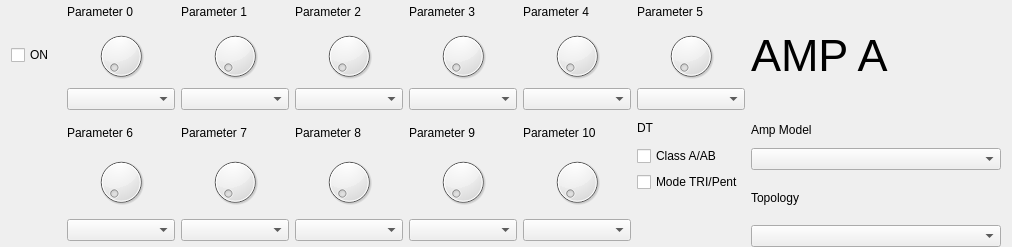
<?xml version="1.0" encoding="UTF-8"?>
<ui version="4.0">
 <class>AmpUI</class>
 <widget class="QWidget" name="AmpUI">
  <property name="geometry">
   <rect>
    <x>0</x>
    <y>0</y>
    <width>1012</width>
    <height>247</height>
   </rect>
  </property>
  <property name="minimumSize">
   <size>
    <width>0</width>
    <height>247</height>
   </size>
  </property>
  <property name="maximumSize">
   <size>
    <width>16777215</width>
    <height>252</height>
   </size>
  </property>
  <property name="windowTitle">
   <string>Form</string>
  </property>
  <layout class="QGridLayout" name="gridLayout_7">
   <property name="topMargin">
    <number>0</number>
   </property>
   <property name="bottomMargin">
    <number>0</number>
   </property>
   <item row="0" column="5">
    <widget class="QWidget" name="param4Container" native="true">
     <layout class="QVBoxLayout" name="verticalLayout_4">
      <property name="leftMargin">
       <number>0</number>
      </property>
      <property name="topMargin">
       <number>0</number>
      </property>
      <property name="rightMargin">
       <number>0</number>
      </property>
      <property name="bottomMargin">
       <number>0</number>
      </property>
      <item>
       <widget class="QLabel" name="param4Lbl">
        <property name="minimumSize">
         <size>
          <width>0</width>
          <height>24</height>
         </size>
        </property>
        <property name="maximumSize">
         <size>
          <width>16777215</width>
          <height>24</height>
         </size>
        </property>
        <property name="text">
         <string>Parameter 4</string>
        </property>
       </widget>
      </item>
      <item>
       <widget class="QWidget" name="param4Mid" native="true">
        <property name="minimumSize">
         <size>
          <width>0</width>
          <height>52</height>
         </size>
        </property>
        <property name="maximumSize">
         <size>
          <width>16777215</width>
          <height>52</height>
         </size>
        </property>
        <layout class="QGridLayout" name="gridLayout_5">
         <property name="leftMargin">
          <number>0</number>
         </property>
         <property name="topMargin">
          <number>0</number>
         </property>
         <property name="rightMargin">
          <number>0</number>
         </property>
         <property name="bottomMargin">
          <number>0</number>
         </property>
         <property name="spacing">
          <number>0</number>
         </property>
         <item row="0" column="0">
          <widget class="QDial" name="param4Knob"/>
         </item>
        </layout>
       </widget>
      </item>
      <item>
       <widget class="QComboBox" name="param4Value">
        <property name="minimumSize">
         <size>
          <width>0</width>
          <height>0</height>
         </size>
        </property>
        <property name="maximumSize">
         <size>
          <width>16777215</width>
          <height>16777215</height>
         </size>
        </property>
       </widget>
      </item>
     </layout>
    </widget>
   </item>
   <item row="1" column="2">
    <widget class="QWidget" name="param7Container" native="true">
     <layout class="QVBoxLayout" name="verticalLayout_10">
      <property name="spacing">
       <number>6</number>
      </property>
      <property name="leftMargin">
       <number>0</number>
      </property>
      <property name="topMargin">
       <number>0</number>
      </property>
      <property name="rightMargin">
       <number>0</number>
      </property>
      <property name="bottomMargin">
       <number>0</number>
      </property>
      <item>
       <widget class="QLabel" name="param7Lbl">
        <property name="minimumSize">
         <size>
          <width>0</width>
          <height>24</height>
         </size>
        </property>
        <property name="maximumSize">
         <size>
          <width>16777215</width>
          <height>24</height>
         </size>
        </property>
        <property name="text">
         <string>Parameter 7</string>
        </property>
       </widget>
      </item>
      <item>
       <widget class="QWidget" name="param7Mid" native="true">
        <property name="minimumSize">
         <size>
          <width>0</width>
          <height>52</height>
         </size>
        </property>
        <property name="maximumSize">
         <size>
          <width>16777215</width>
          <height>52</height>
         </size>
        </property>
        <layout class="QGridLayout" name="gridLayout_10">
         <property name="leftMargin">
          <number>0</number>
         </property>
         <property name="topMargin">
          <number>0</number>
         </property>
         <property name="rightMargin">
          <number>0</number>
         </property>
         <property name="bottomMargin">
          <number>0</number>
         </property>
         <property name="spacing">
          <number>0</number>
         </property>
         <item row="0" column="0">
          <widget class="QDial" name="param7Knob"/>
         </item>
        </layout>
       </widget>
      </item>
      <item>
       <widget class="QComboBox" name="param7Value">
        <property name="minimumSize">
         <size>
          <width>0</width>
          <height>0</height>
         </size>
        </property>
        <property name="maximumSize">
         <size>
          <width>16777215</width>
          <height>16777215</height>
         </size>
        </property>
       </widget>
      </item>
     </layout>
    </widget>
   </item>
   <item row="0" column="1">
    <widget class="QWidget" name="param0Container" native="true">
     <layout class="QVBoxLayout" name="verticalLayout_5">
      <property name="spacing">
       <number>6</number>
      </property>
      <property name="leftMargin">
       <number>0</number>
      </property>
      <property name="topMargin">
       <number>0</number>
      </property>
      <property name="rightMargin">
       <number>0</number>
      </property>
      <property name="bottomMargin">
       <number>0</number>
      </property>
      <item>
       <widget class="QLabel" name="param0Lbl">
        <property name="minimumSize">
         <size>
          <width>0</width>
          <height>24</height>
         </size>
        </property>
        <property name="maximumSize">
         <size>
          <width>16777215</width>
          <height>24</height>
         </size>
        </property>
        <property name="text">
         <string>Parameter 0</string>
        </property>
       </widget>
      </item>
      <item>
       <widget class="QWidget" name="param0Mid" native="true">
        <property name="minimumSize">
         <size>
          <width>0</width>
          <height>52</height>
         </size>
        </property>
        <property name="maximumSize">
         <size>
          <width>16777215</width>
          <height>52</height>
         </size>
        </property>
        <layout class="QGridLayout" name="gridLayout_4">
         <property name="leftMargin">
          <number>0</number>
         </property>
         <property name="topMargin">
          <number>0</number>
         </property>
         <property name="rightMargin">
          <number>0</number>
         </property>
         <property name="bottomMargin">
          <number>0</number>
         </property>
         <property name="spacing">
          <number>0</number>
         </property>
         <item row="0" column="0">
          <widget class="QDial" name="param0Knob"/>
         </item>
        </layout>
       </widget>
      </item>
      <item>
       <widget class="QComboBox" name="param0Value">
        <property name="minimumSize">
         <size>
          <width>0</width>
          <height>0</height>
         </size>
        </property>
        <property name="maximumSize">
         <size>
          <width>16777215</width>
          <height>16777215</height>
         </size>
        </property>
       </widget>
      </item>
     </layout>
    </widget>
   </item>
   <item row="0" column="0">
    <widget class="QCheckBox" name="onStatus">
     <property name="minimumSize">
      <size>
       <width>50</width>
       <height>0</height>
      </size>
     </property>
     <property name="maximumSize">
      <size>
       <width>50</width>
       <height>16777215</height>
      </size>
     </property>
     <property name="text">
      <string>ON</string>
     </property>
    </widget>
   </item>
   <item row="1" column="4">
    <widget class="QWidget" name="param9Container" native="true">
     <layout class="QVBoxLayout" name="verticalLayout_12">
      <property name="spacing">
       <number>6</number>
      </property>
      <property name="leftMargin">
       <number>0</number>
      </property>
      <property name="topMargin">
       <number>0</number>
      </property>
      <property name="rightMargin">
       <number>0</number>
      </property>
      <property name="bottomMargin">
       <number>0</number>
      </property>
      <item>
       <widget class="QLabel" name="param9Lbl">
        <property name="minimumSize">
         <size>
          <width>0</width>
          <height>24</height>
         </size>
        </property>
        <property name="maximumSize">
         <size>
          <width>16777215</width>
          <height>24</height>
         </size>
        </property>
        <property name="text">
         <string>Parameter 9</string>
        </property>
       </widget>
      </item>
      <item>
       <widget class="QWidget" name="param9Mid" native="true">
        <property name="minimumSize">
         <size>
          <width>0</width>
          <height>52</height>
         </size>
        </property>
        <property name="maximumSize">
         <size>
          <width>16777215</width>
          <height>52</height>
         </size>
        </property>
        <layout class="QGridLayout" name="gridLayout_12">
         <property name="leftMargin">
          <number>0</number>
         </property>
         <property name="topMargin">
          <number>0</number>
         </property>
         <property name="rightMargin">
          <number>0</number>
         </property>
         <property name="bottomMargin">
          <number>0</number>
         </property>
         <property name="spacing">
          <number>0</number>
         </property>
         <item row="0" column="0">
          <widget class="QDial" name="param9Knob"/>
         </item>
        </layout>
       </widget>
      </item>
      <item>
       <widget class="QComboBox" name="param9Value">
        <property name="minimumSize">
         <size>
          <width>0</width>
          <height>0</height>
         </size>
        </property>
        <property name="maximumSize">
         <size>
          <width>16777215</width>
          <height>16777215</height>
         </size>
        </property>
       </widget>
      </item>
     </layout>
    </widget>
   </item>
   <item row="1" column="3">
    <widget class="QWidget" name="param8Container" native="true">
     <layout class="QVBoxLayout" name="verticalLayout_11">
      <property name="spacing">
       <number>6</number>
      </property>
      <property name="leftMargin">
       <number>0</number>
      </property>
      <property name="topMargin">
       <number>0</number>
      </property>
      <property name="rightMargin">
       <number>0</number>
      </property>
      <property name="bottomMargin">
       <number>0</number>
      </property>
      <item>
       <widget class="QLabel" name="param8Lbl">
        <property name="minimumSize">
         <size>
          <width>0</width>
          <height>24</height>
         </size>
        </property>
        <property name="maximumSize">
         <size>
          <width>16777215</width>
          <height>24</height>
         </size>
        </property>
        <property name="text">
         <string>Parameter 8</string>
        </property>
       </widget>
      </item>
      <item>
       <widget class="QWidget" name="param8Mid" native="true">
        <property name="minimumSize">
         <size>
          <width>0</width>
          <height>52</height>
         </size>
        </property>
        <property name="maximumSize">
         <size>
          <width>16777215</width>
          <height>52</height>
         </size>
        </property>
        <layout class="QGridLayout" name="gridLayout_11">
         <property name="leftMargin">
          <number>0</number>
         </property>
         <property name="topMargin">
          <number>0</number>
         </property>
         <property name="rightMargin">
          <number>0</number>
         </property>
         <property name="bottomMargin">
          <number>0</number>
         </property>
         <property name="spacing">
          <number>0</number>
         </property>
         <item row="0" column="0">
          <widget class="QDial" name="param8Knob"/>
         </item>
        </layout>
       </widget>
      </item>
      <item>
       <widget class="QComboBox" name="param8Value">
        <property name="minimumSize">
         <size>
          <width>0</width>
          <height>0</height>
         </size>
        </property>
        <property name="maximumSize">
         <size>
          <width>16777215</width>
          <height>16777215</height>
         </size>
        </property>
       </widget>
      </item>
     </layout>
    </widget>
   </item>
   <item row="0" column="3">
    <widget class="QWidget" name="param2Container" native="true">
     <layout class="QVBoxLayout" name="verticalLayout">
      <property name="leftMargin">
       <number>0</number>
      </property>
      <property name="topMargin">
       <number>0</number>
      </property>
      <property name="rightMargin">
       <number>0</number>
      </property>
      <property name="bottomMargin">
       <number>0</number>
      </property>
      <item>
       <widget class="QLabel" name="param2Lbl">
        <property name="minimumSize">
         <size>
          <width>0</width>
          <height>24</height>
         </size>
        </property>
        <property name="maximumSize">
         <size>
          <width>16777215</width>
          <height>24</height>
         </size>
        </property>
        <property name="text">
         <string>Parameter 2</string>
        </property>
       </widget>
      </item>
      <item>
       <widget class="QWidget" name="param2Mid" native="true">
        <property name="minimumSize">
         <size>
          <width>0</width>
          <height>52</height>
         </size>
        </property>
        <property name="maximumSize">
         <size>
          <width>16777215</width>
          <height>52</height>
         </size>
        </property>
        <layout class="QGridLayout" name="gridLayout_2">
         <property name="leftMargin">
          <number>0</number>
         </property>
         <property name="topMargin">
          <number>0</number>
         </property>
         <property name="rightMargin">
          <number>0</number>
         </property>
         <property name="bottomMargin">
          <number>0</number>
         </property>
         <property name="spacing">
          <number>0</number>
         </property>
         <item row="0" column="0">
          <widget class="QDial" name="param2Knob"/>
         </item>
        </layout>
       </widget>
      </item>
      <item>
       <widget class="QComboBox" name="param2Value">
        <property name="minimumSize">
         <size>
          <width>0</width>
          <height>0</height>
         </size>
        </property>
        <property name="maximumSize">
         <size>
          <width>16777215</width>
          <height>16777215</height>
         </size>
        </property>
       </widget>
      </item>
     </layout>
    </widget>
   </item>
   <item row="0" column="4">
    <widget class="QWidget" name="param3Container" native="true">
     <layout class="QVBoxLayout" name="verticalLayout_3">
      <property name="leftMargin">
       <number>0</number>
      </property>
      <property name="topMargin">
       <number>0</number>
      </property>
      <property name="rightMargin">
       <number>0</number>
      </property>
      <property name="bottomMargin">
       <number>0</number>
      </property>
      <item>
       <widget class="QLabel" name="param3Lbl">
        <property name="minimumSize">
         <size>
          <width>0</width>
          <height>24</height>
         </size>
        </property>
        <property name="maximumSize">
         <size>
          <width>16777215</width>
          <height>24</height>
         </size>
        </property>
        <property name="text">
         <string>Parameter 3</string>
        </property>
       </widget>
      </item>
      <item>
       <widget class="QWidget" name="param3Mid" native="true">
        <property name="minimumSize">
         <size>
          <width>0</width>
          <height>52</height>
         </size>
        </property>
        <property name="maximumSize">
         <size>
          <width>16777215</width>
          <height>52</height>
         </size>
        </property>
        <layout class="QGridLayout" name="gridLayout_3">
         <property name="leftMargin">
          <number>0</number>
         </property>
         <property name="topMargin">
          <number>0</number>
         </property>
         <property name="rightMargin">
          <number>0</number>
         </property>
         <property name="bottomMargin">
          <number>0</number>
         </property>
         <property name="spacing">
          <number>0</number>
         </property>
         <item row="0" column="0">
          <widget class="QDial" name="param3Knob"/>
         </item>
        </layout>
       </widget>
      </item>
      <item>
       <widget class="QComboBox" name="param3Value">
        <property name="minimumSize">
         <size>
          <width>0</width>
          <height>0</height>
         </size>
        </property>
        <property name="maximumSize">
         <size>
          <width>16777215</width>
          <height>16777215</height>
         </size>
        </property>
       </widget>
      </item>
     </layout>
    </widget>
   </item>
   <item row="1" column="5">
    <widget class="QWidget" name="param10Container" native="true">
     <layout class="QVBoxLayout" name="verticalLayout_13">
      <property name="spacing">
       <number>6</number>
      </property>
      <property name="leftMargin">
       <number>0</number>
      </property>
      <property name="topMargin">
       <number>0</number>
      </property>
      <property name="rightMargin">
       <number>0</number>
      </property>
      <property name="bottomMargin">
       <number>0</number>
      </property>
      <item>
       <widget class="QLabel" name="param10Lbl">
        <property name="minimumSize">
         <size>
          <width>0</width>
          <height>24</height>
         </size>
        </property>
        <property name="maximumSize">
         <size>
          <width>16777215</width>
          <height>24</height>
         </size>
        </property>
        <property name="text">
         <string>Parameter 10</string>
        </property>
       </widget>
      </item>
      <item>
       <widget class="QWidget" name="param10Mid" native="true">
        <property name="minimumSize">
         <size>
          <width>0</width>
          <height>52</height>
         </size>
        </property>
        <property name="maximumSize">
         <size>
          <width>16777215</width>
          <height>52</height>
         </size>
        </property>
        <layout class="QGridLayout" name="gridLayout_13">
         <property name="leftMargin">
          <number>0</number>
         </property>
         <property name="topMargin">
          <number>0</number>
         </property>
         <property name="rightMargin">
          <number>0</number>
         </property>
         <property name="bottomMargin">
          <number>0</number>
         </property>
         <property name="spacing">
          <number>0</number>
         </property>
         <item row="0" column="0">
          <widget class="QDial" name="param10Knob"/>
         </item>
        </layout>
       </widget>
      </item>
      <item>
       <widget class="QComboBox" name="param10Value">
        <property name="minimumSize">
         <size>
          <width>0</width>
          <height>0</height>
         </size>
        </property>
        <property name="maximumSize">
         <size>
          <width>16777215</width>
          <height>16777215</height>
         </size>
        </property>
       </widget>
      </item>
     </layout>
    </widget>
   </item>
   <item row="0" column="2">
    <widget class="QWidget" name="param1Container" native="true">
     <layout class="QVBoxLayout" name="verticalLayout_2">
      <property name="spacing">
       <number>6</number>
      </property>
      <property name="leftMargin">
       <number>0</number>
      </property>
      <property name="topMargin">
       <number>0</number>
      </property>
      <property name="rightMargin">
       <number>0</number>
      </property>
      <property name="bottomMargin">
       <number>0</number>
      </property>
      <item>
       <widget class="QLabel" name="param1Lbl">
        <property name="minimumSize">
         <size>
          <width>0</width>
          <height>24</height>
         </size>
        </property>
        <property name="maximumSize">
         <size>
          <width>16777215</width>
          <height>24</height>
         </size>
        </property>
        <property name="text">
         <string>Parameter 1</string>
        </property>
       </widget>
      </item>
      <item>
       <widget class="QWidget" name="param1Mid" native="true">
        <property name="minimumSize">
         <size>
          <width>0</width>
          <height>52</height>
         </size>
        </property>
        <property name="maximumSize">
         <size>
          <width>16777215</width>
          <height>52</height>
         </size>
        </property>
        <layout class="QGridLayout" name="gridLayout">
         <property name="leftMargin">
          <number>0</number>
         </property>
         <property name="topMargin">
          <number>0</number>
         </property>
         <property name="rightMargin">
          <number>0</number>
         </property>
         <property name="bottomMargin">
          <number>0</number>
         </property>
         <property name="spacing">
          <number>0</number>
         </property>
         <item row="0" column="0">
          <widget class="QDial" name="param1Knob"/>
         </item>
        </layout>
       </widget>
      </item>
      <item>
       <widget class="QComboBox" name="param1Value">
        <property name="minimumSize">
         <size>
          <width>0</width>
          <height>0</height>
         </size>
        </property>
        <property name="maximumSize">
         <size>
          <width>16777215</width>
          <height>16777215</height>
         </size>
        </property>
       </widget>
      </item>
     </layout>
    </widget>
   </item>
   <item row="1" column="1">
    <widget class="QWidget" name="param6Container" native="true">
     <layout class="QVBoxLayout" name="verticalLayout_9">
      <property name="spacing">
       <number>6</number>
      </property>
      <property name="leftMargin">
       <number>0</number>
      </property>
      <property name="topMargin">
       <number>0</number>
      </property>
      <property name="rightMargin">
       <number>0</number>
      </property>
      <property name="bottomMargin">
       <number>0</number>
      </property>
      <item>
       <widget class="QLabel" name="param6Lbl">
        <property name="minimumSize">
         <size>
          <width>0</width>
          <height>24</height>
         </size>
        </property>
        <property name="maximumSize">
         <size>
          <width>16777215</width>
          <height>24</height>
         </size>
        </property>
        <property name="text">
         <string>Parameter 6</string>
        </property>
       </widget>
      </item>
      <item>
       <widget class="QWidget" name="param6Mid" native="true">
        <property name="minimumSize">
         <size>
          <width>0</width>
          <height>52</height>
         </size>
        </property>
        <property name="maximumSize">
         <size>
          <width>16777215</width>
          <height>52</height>
         </size>
        </property>
        <layout class="QGridLayout" name="gridLayout_9">
         <property name="leftMargin">
          <number>0</number>
         </property>
         <property name="topMargin">
          <number>0</number>
         </property>
         <property name="rightMargin">
          <number>0</number>
         </property>
         <property name="bottomMargin">
          <number>0</number>
         </property>
         <property name="spacing">
          <number>0</number>
         </property>
         <item row="0" column="0">
          <widget class="QDial" name="param6Knob"/>
         </item>
        </layout>
       </widget>
      </item>
      <item>
       <widget class="QComboBox" name="param6Value">
        <property name="minimumSize">
         <size>
          <width>0</width>
          <height>0</height>
         </size>
        </property>
        <property name="maximumSize">
         <size>
          <width>16777215</width>
          <height>16777215</height>
         </size>
        </property>
       </widget>
      </item>
     </layout>
    </widget>
   </item>
   <item row="0" column="7">
    <widget class="QLabel" name="AmpName">
     <property name="font">
      <font>
       <pointsize>34</pointsize>
      </font>
     </property>
     <property name="text">
      <string>AMP A</string>
     </property>
    </widget>
   </item>
   <item row="1" column="7">
    <widget class="QWidget" name="fxModelWidget" native="true">
     <property name="sizePolicy">
      <sizepolicy hsizetype="Fixed" vsizetype="Preferred">
       <horstretch>0</horstretch>
       <verstretch>0</verstretch>
      </sizepolicy>
     </property>
     <property name="minimumSize">
      <size>
       <width>250</width>
       <height>0</height>
      </size>
     </property>
     <property name="maximumSize">
      <size>
       <width>250</width>
       <height>16777215</height>
      </size>
     </property>
     <layout class="QVBoxLayout" name="verticalLayout_14">
      <property name="leftMargin">
       <number>0</number>
      </property>
      <property name="topMargin">
       <number>2</number>
      </property>
      <property name="rightMargin">
       <number>0</number>
      </property>
      <property name="bottomMargin">
       <number>0</number>
      </property>
      <item>
       <widget class="QLabel" name="ampModelLbl">
        <property name="minimumSize">
         <size>
          <width>0</width>
          <height>24</height>
         </size>
        </property>
        <property name="maximumSize">
         <size>
          <width>16777215</width>
          <height>24</height>
         </size>
        </property>
        <property name="text">
         <string>Amp Model</string>
        </property>
       </widget>
      </item>
      <item>
       <widget class="QComboBox" name="ampModel">
        <property name="minimumSize">
         <size>
          <width>0</width>
          <height>0</height>
         </size>
        </property>
        <property name="maximumSize">
         <size>
          <width>16777215</width>
          <height>16777215</height>
         </size>
        </property>
       </widget>
      </item>
      <item>
       <widget class="QLabel" name="topologyLbl">
        <property name="text">
         <string>Topology</string>
        </property>
       </widget>
      </item>
      <item>
       <widget class="QComboBox" name="topology"/>
      </item>
     </layout>
    </widget>
   </item>
   <item row="1" column="6">
    <widget class="QWidget" name="dtContainer" native="true">
     <layout class="QVBoxLayout" name="verticalLayout_15">
      <property name="leftMargin">
       <number>0</number>
      </property>
      <property name="topMargin">
       <number>0</number>
      </property>
      <property name="rightMargin">
       <number>0</number>
      </property>
      <property name="bottomMargin">
       <number>0</number>
      </property>
      <item>
       <widget class="QLabel" name="dtLabel">
        <property name="minimumSize">
         <size>
          <width>0</width>
          <height>24</height>
         </size>
        </property>
        <property name="maximumSize">
         <size>
          <width>16777215</width>
          <height>24</height>
         </size>
        </property>
        <property name="text">
         <string>DT</string>
        </property>
       </widget>
      </item>
      <item>
       <widget class="QCheckBox" name="classAAB">
        <property name="text">
         <string>Class A/AB</string>
        </property>
       </widget>
      </item>
      <item>
       <widget class="QCheckBox" name="modeTriPent">
        <property name="text">
         <string>Mode TRI/Pent</string>
        </property>
       </widget>
      </item>
      <item>
       <spacer name="verticalSpacer">
        <property name="orientation">
         <enum>Qt::Vertical</enum>
        </property>
        <property name="sizeHint" stdset="0">
         <size>
          <width>20</width>
          <height>40</height>
         </size>
        </property>
       </spacer>
      </item>
     </layout>
    </widget>
   </item>
   <item row="0" column="6">
    <widget class="QWidget" name="param5Container" native="true">
     <layout class="QVBoxLayout" name="verticalLayout_6">
      <property name="leftMargin">
       <number>0</number>
      </property>
      <property name="topMargin">
       <number>0</number>
      </property>
      <property name="rightMargin">
       <number>0</number>
      </property>
      <property name="bottomMargin">
       <number>0</number>
      </property>
      <item>
       <widget class="QLabel" name="param5Lbl">
        <property name="minimumSize">
         <size>
          <width>0</width>
          <height>24</height>
         </size>
        </property>
        <property name="maximumSize">
         <size>
          <width>16777215</width>
          <height>24</height>
         </size>
        </property>
        <property name="text">
         <string>Parameter 5</string>
        </property>
       </widget>
      </item>
      <item>
       <widget class="QWidget" name="param5Mid" native="true">
        <property name="minimumSize">
         <size>
          <width>0</width>
          <height>52</height>
         </size>
        </property>
        <property name="maximumSize">
         <size>
          <width>16777215</width>
          <height>52</height>
         </size>
        </property>
        <property name="baseSize">
         <size>
          <width>0</width>
          <height>0</height>
         </size>
        </property>
        <layout class="QGridLayout" name="gridLayout_6">
         <property name="leftMargin">
          <number>0</number>
         </property>
         <property name="topMargin">
          <number>0</number>
         </property>
         <property name="rightMargin">
          <number>0</number>
         </property>
         <property name="bottomMargin">
          <number>0</number>
         </property>
         <property name="spacing">
          <number>0</number>
         </property>
         <item row="0" column="0">
          <widget class="QDial" name="param5Knob"/>
         </item>
        </layout>
       </widget>
      </item>
      <item>
       <widget class="QComboBox" name="param5Value"/>
      </item>
     </layout>
    </widget>
   </item>
  </layout>
 </widget>
 <resources/>
 <connections/>
</ui>
